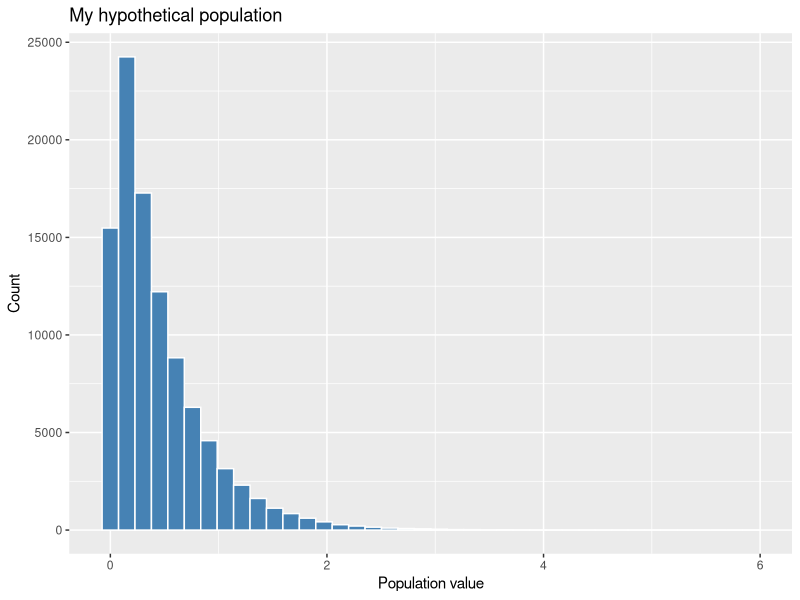
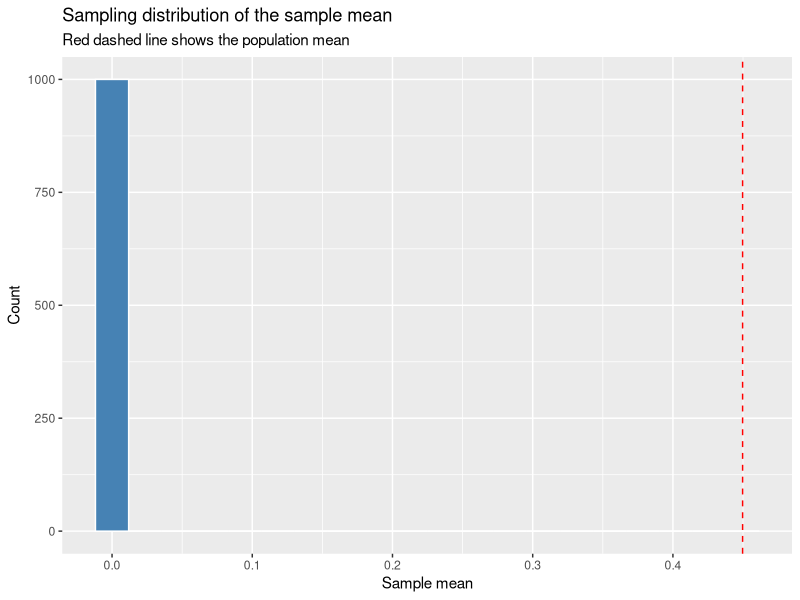

These figures' R source, in order: (Note: this script raises an error after producing the figures.)
############################################################
# MA 213 - Lab 5 Starter Code
# Sampling Distributions and the Central Limit Theorem
#
# This file is intentionally a starter, not a solution key. Some lines
# are commented out because you need to fill in the missing pieces first.
############################################################

library(dplyr)
library(ggplot2)


############################################################
# Question 1. Build your population
############################################################

set.seed(213)
sigma <- 0.447
N <- 100000

# Choose ONE population and comment out the others.
# pop <- rnorm(N, mean = 2, sd = sigma)
# pop <- rbinom(N, size = 1, prob = 0.3)
# pop <- rpois(N, lambda = sigma^2)
pop <- rexp(N, rate = 1 / sigma)
# pop <- rgamma(N, shape = 4, rate = sqrt(4) / sigma)

population_mean <- mean(pop)
population_sd <- sd(pop)

population_mean
population_sd

ggplot(data.frame(X = pop), aes(x = X)) +
  geom_histogram(bins = 40, fill = "steelblue", color = "white") +
  labs(
    x = "Population value",
    y = "Count",
    title = "My hypothetical population"
  )

# Interpretation:
# - Which population did you choose?
# - Describe its shape, center, and spread.
# - How does it differ from your partner's population?


############################################################
# Question 2. Draw one sample
############################################################

n <- 5

my_sample <- sample(pop, size = n)
mu_hat <- mean(my_sample)

mu_hat
population_mean
mu_hat - population_mean

# Interpretation:
# - Does mu_hat equal the population mean exactly?
# - How close was your sample mean to the population mean?
# - How does your mu_hat compare with your partner's?


############################################################
# Question 3. Build a sampling distribution
############################################################

K <- 1000
n <- 5

mu_hat_vector <- rep(0, K)

# Fill in the blanks, then uncomment.

# for (_____ in _____) {
#   my_sample <- sample(pop, size = n)
#   mu_hat_vector[_____] <- mean(my_sample)
# }

head(mu_hat_vector)
mean(mu_hat_vector)
sd(mu_hat_vector)

ggplot(data.frame(mu_hat = mu_hat_vector), aes(x = mu_hat)) +
  geom_histogram(bins = 20, fill = "steelblue", color = "white") +
  geom_vline(xintercept = population_mean, color = "red", linetype = "dashed") +
  labs(
    x = "Sample mean",
    y = "Count",
    title = "Sampling distribution of the sample mean",
    subtitle = "Red dashed line shows the population mean"
  )

# Interpretation:
# - Where is the sampling distribution centered? Is it centered near one
#   sample mean, or near the population mean?
# - Does your sampling distribution look the same as your partner's?
# - Describe the shape, center, and spread.


############################################################
# Question 4. Write a reusable simulation function
############################################################

# Fill in the blanks, then uncomment.

# get_mu_hats <- function(pop, n, K) {
#   mu_hat_vector <- rep(0, K)
#
#   # Repeat K times:
#   # take a sample of size n from the population pop
#   # compute its mean
#   # store the result as one element of mu_hat_vector
#   _________ # Fill this in
#
#   return(mu_hat_vector)
# }

result_q4 <- get_mu_hats(pop, n = 5, K = 1000)
head(result_q4)

# Interpretation:
# - How could you check whether result_q4 behaves like the vector from
#   Question 3?


############################################################
# Question 5. What does sample size n change?
############################################################

# Keep K = 1000 fixed and compare n = 5, 20, and 50.

# mu_hats_5 <- get_mu_hats(pop, n = 5, K = 1000)
# mu_hats_20 <- get_mu_hats(pop, n = 20, K = 1000)
# mu_hats_50 <- get_mu_hats(pop, n = 50, K = 1000)
#
# sampling_n <- data.frame(
#   mu_hat = c(mu_hats_5, mu_hats_20, mu_hats_50),
#   sample_size = factor(rep(c(5, 20, 50), each = 1000))
# )
#
# ggplot(sampling_n, aes(x = mu_hat)) +
#   geom_histogram(bins = 30, fill = "steelblue", color = "white") +
#   facet_wrap(~ sample_size, scales = "free_y") +
#   geom_vline(xintercept = population_mean, color = "red", linetype = "dashed") +
#   labs(
#     x = "Sample mean",
#     y = "Count",
#     title = "Effect of sample size on the sampling distribution"
#   )

# Interpretation:
# - What happens to the shape as n increases?
# - What happens to the center as n increases?
# - What happens to the spread as n increases?
# - Compare your n = 5 histogram with your partner's. Whose looks more
#   Normal? Why might that be, given your two populations?


############################################################
# Question 6. What does number of repetitions K change?
############################################################

# Keep n = 50 fixed and compare K = 20, 200, and 1000.

# mu_hats_k20 <- get_mu_hats(pop, n = 50, K = 20)
# mu_hats_k200 <- get_mu_hats(pop, n = 50, K = 200)
# mu_hats_k1000 <- get_mu_hats(pop, n = 50, K = 1000)
#
# sampling_k <- data.frame(
#   mu_hat = c(mu_hats_k20, mu_hats_k200, mu_hats_k1000),
#   repetitions = factor(c(rep(20, 20), rep(200, 200), rep(1000, 1000)))
# )
#
# ggplot(sampling_k, aes(x = mu_hat)) +
#   geom_histogram(bins = 25, fill = "coral", color = "white") +
#   facet_wrap(~ repetitions, scales = "free_y") +
#   geom_vline(xintercept = population_mean, color = "red", linetype = "dashed") +
#   labs(
#     x = "Sample mean",
#     y = "Count",
#     title = "Effect of number of repetitions on the picture"
#   )

# Interpretation:
# - Which changes actual sampling variability: n or K?
# - Which mostly changes how clearly we can see the distribution?


############################################################
# Question 7. Compare standard error and simulated spread
############################################################

# n <- 5
# K <- 1000
#
# mu_hats <- get_mu_hats(pop, n = n, K = K)
#
# SE <- population_sd / sqrt(n)
# empirical_sd <- sd(mu_hats)
#
# SE
# empirical_sd
# abs(SE - empirical_sd)

# Interpretation:
# - Are the theoretical standard error and simulated standard deviation close?
# - What happens when the sample size n changes (try n = 5, 50)?


############################################################
# Question 8. Check the empirical rule
############################################################

# n <- 5
# K <- 1000
#
# mu_hats <- get_mu_hats(pop, n = n, K = K)
#
# m <- mean(mu_hats)
# s <- sd(mu_hats)
#
# rate1 <- mean(abs(mu_hats - m) < 1 * s)
# rate2 <- mean(abs(mu_hats - m) < 2 * s)
# rate3 <- mean(abs(mu_hats - m) < 3 * s)
#
# rate1
# rate2
# rate3
#
# abs(c(rate1 - 0.68, rate2 - 0.95, rate3 - 0.997))

# Interpretation:
# - Does your sampling distribution approximately follow the 68-95-99.7 rule?
# - What happens when the sample size changes (try n = 5, 50)?
# - Compare your rates at n = 5 with your partner's. Which population
#   needed a larger n to follow the 68-95-99.7 rule?

# Final reflection:
# - What is a sampling distribution?
# - What changed when n increased?
# - What changed when K increased?
# - Did your population shape make it easy or hard for the CLT to appear?
#   How did that compare with your partner's population?
